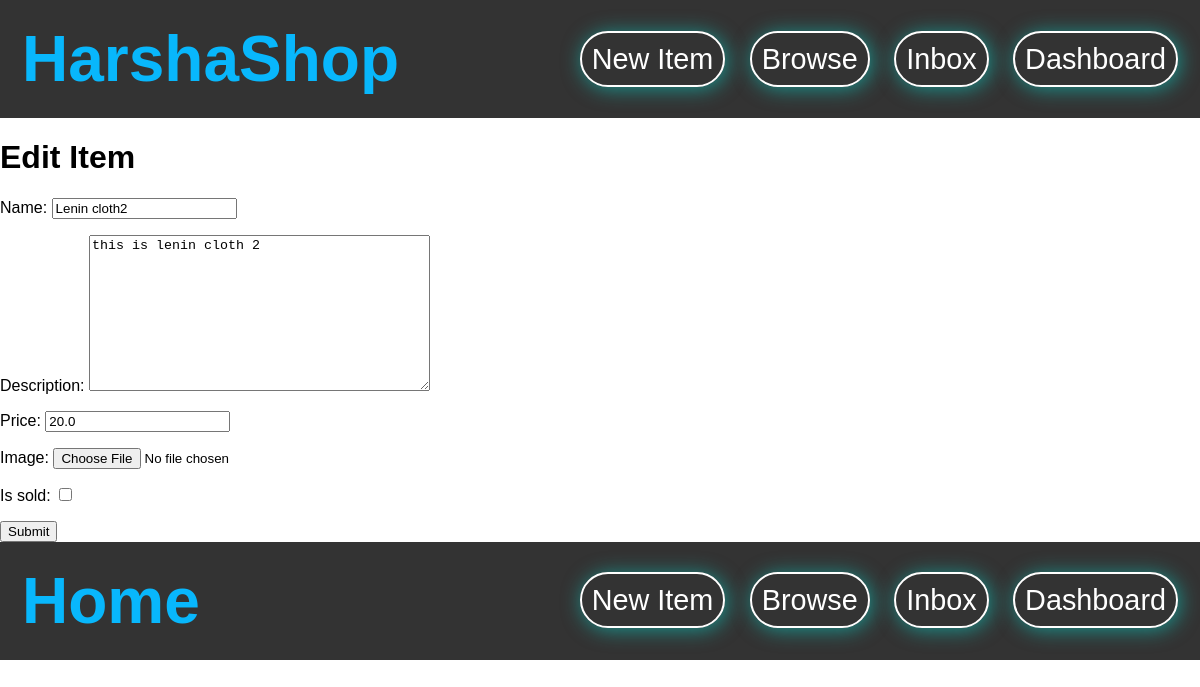
The page /items/4/edit/ (signed in) on the database as committed earlier.
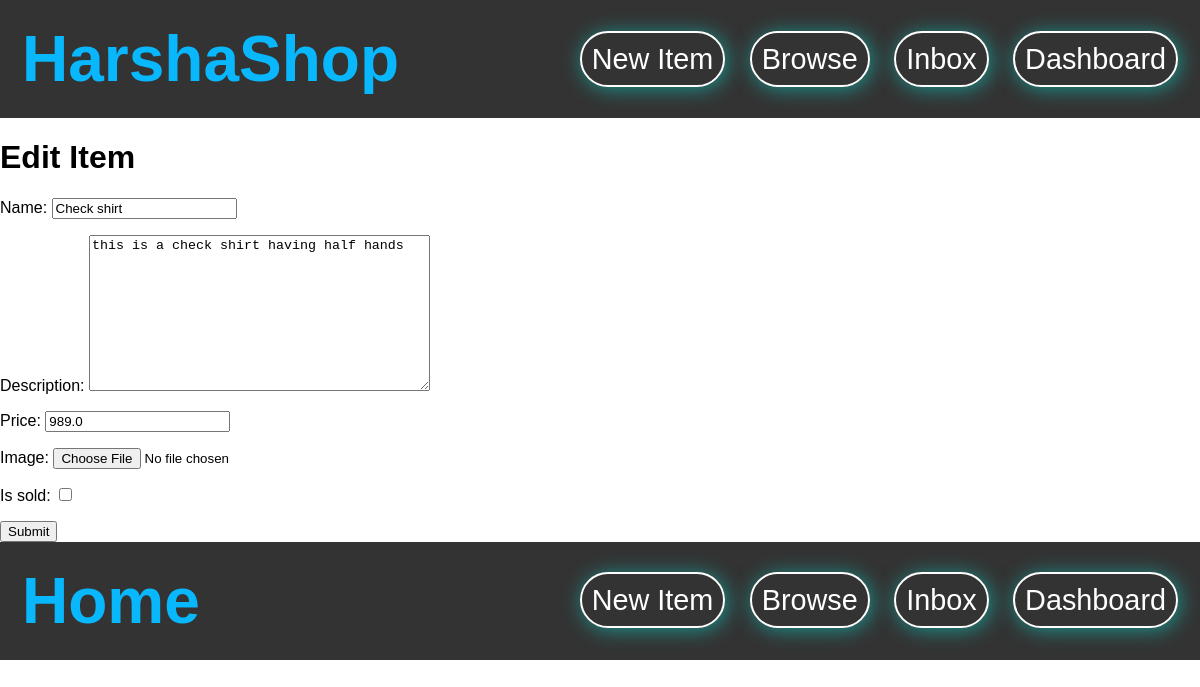
The same page on the database as committed later.
### item/models.py (models this page shows, shortened)
class Item(models.Model):
    category = models.ForeignKey(Category,related_name='items',on_delete=models.CASCADE)
    name = models.CharField(max_length=300)
    description = models.TextField(blank=True,null=True)
    price = models.FloatField()
    image = models.ImageField(upload_to="item_images",blank=True,null=True)
    created_at = models.DateTimeField(auto_now_add=True)
    created_by = models.ForeignKey(User,related_name='items',on_delete=models.CASCADE)
    is_sold = models.BooleanField(default=False)
    class Meta:
        ordering = ('name',)

### item/views.py (the view)
# urls.py: path('<int:pk>/edit/',views.edit,name='edit'),
@login_required
def edit(request,pk):
    item = get_object_or_404(Item,pk=pk,created_by=request.user)
    if request.method == "POST":
        form = EditItemForm(request.POST,request.FILES,instance=item)
        if form.is_valid():
            form.save()
            return redirect('item:detail',pk=item.id)
    else:
        form = EditItemForm(instance=item)
    return render(request,'item/form.html',{
        'form':form,
        'title':'Edit Item',
    })

### item/forms.py
class EditItemForm(forms.ModelForm):
    class Meta:
        model = Item
        fields = ('name','description','price','image','is_sold')
        widgets = {
            'name':forms.TextInput(attrs={
                'class': INPUT_FIELD
            }),
            'description':forms.Textarea(attrs={
                'class': INPUT_FIELD
            }),
            'price':forms.TextInput(attrs={
                'class': INPUT_FIELD
            }),
            'image':forms.FileInput(attrs={
                'class': INPUT_FIELD
            })
        }

### item/templates/item/form.html (shortened to what this page needs)
{% extends "core/base.html" %}
{% block content %}
<h1 class="mb-6 text-3xl">{{title}}</h1>
<form method="POST" action="." enctype="multipart/form-data">
    <div class="space-y-4">
        {{ form.as_p }}
    </div>
    <button class="py-4 px-8 mt-6 text-lg bg-teal-500 hover:bg-teal-700 rounded-xl text-white">Submit</button>
</form>
{% endblock %}

Rows that differ between the two databases and show on the page:
changed Item: name "Lenin cloth2" → "Check shirt"; description "this is lenin cloth 2" → "this is a check shirt having half hands"; price "20.0" → "989.0"
